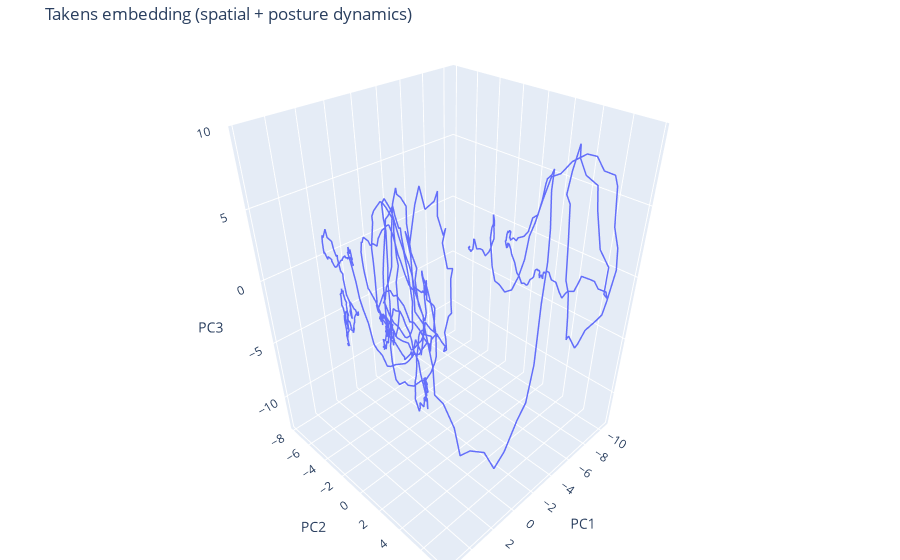

Notebook cell for this chart:
### Code cell
import pandas as pd
import numpy as np

from sklearn.preprocessing import StandardScaler
from sklearn.decomposition import PCA
from scipy.signal import savgol_filter

import plotly.graph_objects as go


# =========================
# Takens embedding
# =========================
def takens_embedding(X, delay=3, dimension=8):
    T, D = X.shape
    max_shift = (dimension - 1) * delay
    if T <= max_shift:
        raise ValueError("Time series too short for chosen delay/dimension")

    return np.hstack([
        X[i * delay : T - max_shift + i * delay]
        for i in range(dimension)
    ])


# =========================
# Load CSV
# =========================
dat = pd.read_csv(
    "/home/maria/MouseBox/selected_data/models/gpu_working/video_preds/session_view.csv"
)

bodyparts = dat.iloc[0, 1:].values
coords    = dat.iloc[1, 1:].values
columns = [f"{bp}_{c}" for bp, c in zip(bodyparts, coords)]

X = dat.iloc[2:, 1:].astype(float)
X.columns = columns
X.reset_index(drop=True, inplace=True)

xy_cols = [c for c in X.columns if c.endswith("_x") or c.endswith("_y")]
X_xy = X[xy_cols].values


# =========================
# Reshape (T, 3, 2)
# =========================
X_xy = X_xy.reshape(-1, 3, 2)

# -------------------------
# NO CENTERING (keep space)
# -------------------------
X_uncentered = X_xy.reshape(len(X_xy), -1)  # (T, 6)


# =========================
# Smooth
# =========================
X_smooth = savgol_filter(
    X_uncentered,
    window_length=11,
    polyorder=2,
    axis=0
)


# =========================
# Velocity
# =========================
V = np.diff(X_smooth, axis=0, prepend=X_smooth[[0]])
X_feat = np.concatenate([X_smooth, V], axis=1)


# =========================
# Takens
# =========================
tau = 3
m   = 8

X_takens = takens_embedding(X_feat, delay=tau, dimension=m)


# =========================
# Normalize + PCA
# =========================
X_takens = StandardScaler().fit_transform(X_takens)
Z = PCA(n_components=3).fit_transform(X_takens)


# =========================
# Plotly 3D trajectory
# =========================
fig = go.Figure(
    data=[
        go.Scatter3d(
            x=Z[:, 0],
            y=Z[:, 1],
            z=Z[:, 2],
            mode="lines",
            line=dict(width=3),
        )
    ]
)

fig.update_layout(
    title="Takens embedding (spatial + posture dynamics)",
    scene=dict(
        xaxis_title="PC1",
        yaxis_title="PC2",
        zaxis_title="PC3",
        aspectmode="data",
    ),
    margin=dict(l=0, r=0, b=0, t=40),
)

fig.show()

### Figure 1 — Plotly figure (JSON) as saved in the notebook; plotly's stock layout.template omitted (floating-point values rounded to 4 significant figures; data arrays with more than 128 entries replaced by an {"elided": "..."} marker saying what was removed)
{"data": [{"line": {"width": 3}, "mode": "lines", "type": "scatter3d", "x": {"elided": "879 float values"}, "y": {"elided": "879 float values"}, "z": {"elided": "879 float values"}}], "layout": {"margin": {"b": 0, "l": 0, "r": 0, "t": 40}, "scene": {"aspectmode": "data", "xaxis": {"title": {"text": "PC1"}}, "yaxis": {"title": {"text": "PC2"}}, "zaxis": {"title": {"text": "PC3"}}}, "title": {"text": "Takens embedding (spatial + posture dynamics)"}}}
